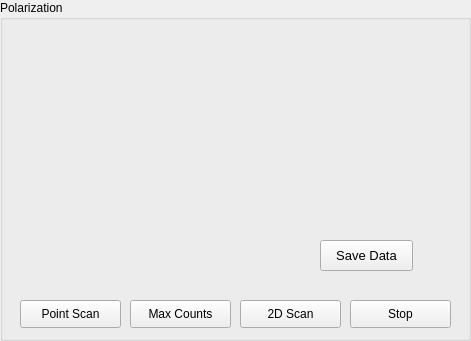
   <widget class="QGroupBox" name="PolarizationGroup">
    <property name="geometry">
     <rect>
      <x>1370</x>
      <y>490</y>
      <width>471</width>
      <height>341</height>
     </rect>
    </property>
    <property name="title">
     <string>Polarization</string>
    </property>
    <widget class="QWidget" name="widgetPolDisplay" native="true">
     <property name="geometry">
      <rect>
       <x>10</x>
       <y>20</y>
       <width>451</width>
       <height>201</height>
      </rect>
     </property>
     <property name="sizePolicy">
      <sizepolicy hsizetype="Expanding" vsizetype="Expanding">
       <horstretch>0</horstretch>
       <verstretch>0</verstretch>
      </sizepolicy>
     </property>
    </widget>
    <widget class="QPushButton" name="pbRotationPointScan">
     <property name="geometry">
      <rect>
       <x>20</x>
       <y>300</y>
       <width>101</width>
       <height>28</height>
      </rect>
     </property>
     <property name="text">
      <string>Point Scan</string>
     </property>
    </widget>
    <widget class="QPushButton" name="pbSaveDataR">
     <property name="geometry">
      <rect>
       <x>320</x>
       <y>240</y>
       <width>93</width>
       <height>31</height>
      </rect>
     </property>
     <property name="sizePolicy">
      <sizepolicy hsizetype="Expanding" vsizetype="Expanding">
       <horstretch>0</horstretch>
       <verstretch>0</verstretch>
      </sizepolicy>
     </property>
     <property name="font">
      <font>
       <pointsize>10</pointsize>
      </font>
     </property>
     <property name="text">
      <string>Save Data</string>
     </property>
    </widget>
    <widget class="QPushButton" name="pbRotationMax">
     <property name="geometry">
      <rect>
       <x>130</x>
       <y>300</y>
       <width>101</width>
       <height>28</height>
      </rect>
     </property>
     <property name="text">
      <string>Max Counts</string>
     </property>
    </widget>
    <widget class="QPushButton" name="pbRotation2D">
     <property name="geometry">
      <rect>
       <x>240</x>
       <y>300</y>
       <width>101</width>
       <height>28</height>
      </rect>
     </property>
     <property name="text">
      <string>2D Scan</string>
     </property>
    </widget>
    <widget class="QPushButton" name="pbRotationScanStop">
     <property name="geometry">
      <rect>
       <x>350</x>
       <y>300</y>
       <width>101</width>
       <height>28</height>
      </rect>
     </property>
     <property name="text">
      <string>Stop</string>
     </property>
    </widget>
   </widget>
